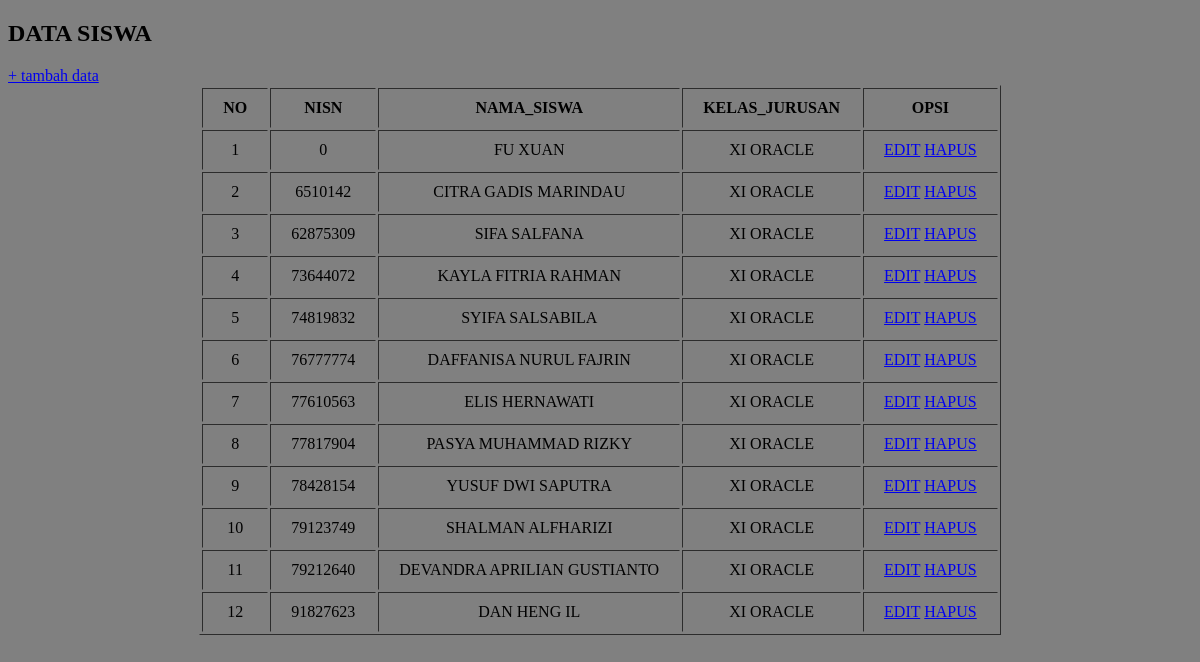
/indexki.php, run on the app's committed database.
### tables this page shows
CREATE TABLE `siswa` (
  `NISN` int(30) NOT NULL,
  `NAMA_SISWA` varchar(30) NOT NULL,
  `KELAS_JURUSAN` varchar(30) NOT NULL
);

### indexki.php (the view, shortened to what this page needs)
<!DOCTYPE html>
<html>
<head>
	<link rel="stylesheet" type="text/css" href="style.css">
    <link rel="stylesheet" type="lthn.css">
	<link rel="stylesheet"
	      href="https://cdnjs.cloudflare.com/ajax/libs/font-awesome/6.4.0/css/all.min.css" />
</head>
<body bgcolor="grey">
	<h2>DATA SISWA</h2>
	<a href="input.php">+ tambah data</a>
	<table border="1"  style="margin-left: auto; margin-right: auto;>
		<table class="table1">
		<tr>
			<th>NO</th>
			<th>NISN</th>
			<th>NAMA_SISWA</th>
			<th>KELAS_JURUSAN</th>
			<th>OPSI</th>
		</tr>
		<?php
		include 'koneksi.php';
		$no = 1;
		$data = mysqli_query($koneksi,"select * from siswa");
		while($d = mysqli_fetch_array($data)){
			?>
			<tr>
				<td><?php echo $no++; ?></td>
				<td><?php echo $d['NISN']; ?></td>
				<td><?php echo $d['NAMA_SISWA']; ?></td>
				<td><?php echo $d['KELAS_JURUSAN']; ?></td>
				<td>
					<a href="edit.php?id=<?php echo $d['id']; ?>">EDIT</a>
					<a href="hapus.php?id=<?php echo $d['id']; ?>">HAPUS</a>
				</td>
			</tr>
			<?php
		}
		?>
	   </table>
</body>
</html>

### style.css (style rules this page uses)
.table1, th, td { padding: 10px 20px; text-align: center; }

### data on the page
siswa: NISN "0", NAMA_SISWA "FU XUAN", KELAS_JURUSAN "XI ORACLE"
siswa: NISN "6510142", NAMA_SISWA "CITRA GADIS MARINDAU", KELAS_JURUSAN "XI ORACLE"
siswa: NISN "62875309", NAMA_SISWA "SIFA SALFANA", KELAS_JURUSAN "XI ORACLE"
siswa: NISN "73644072", NAMA_SISWA "KAYLA FITRIA RAHMAN", KELAS_JURUSAN "XI ORACLE"
siswa: NISN "74819832", NAMA_SISWA "SYIFA SALSABILA", KELAS_JURUSAN "XI ORACLE"
siswa: NISN "76777774", NAMA_SISWA "DAFFANISA NURUL FAJRIN", KELAS_JURUSAN "XI ORACLE"
siswa: NISN "77610563", NAMA_SISWA "ELIS HERNAWATI", KELAS_JURUSAN "XI ORACLE"
siswa: NISN "77817904", NAMA_SISWA "PASYA MUHAMMAD RIZKY", KELAS_JURUSAN "XI ORACLE"
siswa: NISN "78428154", NAMA_SISWA "YUSUF DWI SAPUTRA", KELAS_JURUSAN "XI ORACLE"
siswa: NISN "79123749", NAMA_SISWA "SHALMAN ALFHARIZI", KELAS_JURUSAN "XI ORACLE"
siswa: NISN "79212640", NAMA_SISWA "DEVANDRA APRILIAN GUSTIANTO", KELAS_JURUSAN "XI ORACLE"
siswa: NISN "91827623", NAMA_SISWA "DAN HENG IL", KELAS_JURUSAN "XI ORACLE"
